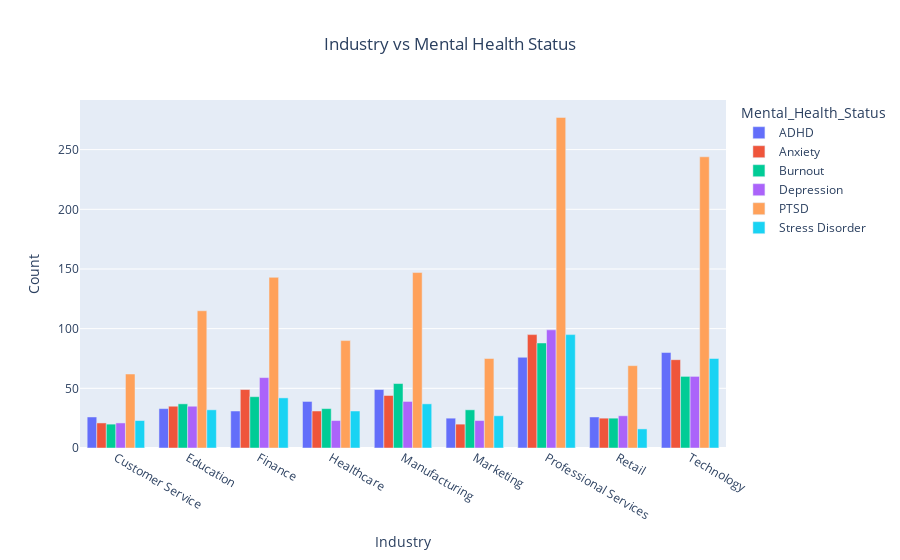

Notebook source saved alongside this figure:
### Code cell
#Industry vs Mental Health Status 
fig = px.bar(industry_mental_health,x='Industry',y='Count',color='Mental_Health_Status',barmode='group',
                title='Industry vs Mental Health Status'
            )
fig.update_layout(title_x=0.5)
fig.show()

### Figure 1 — Plotly figure (JSON) as saved in the notebook; plotly's stock layout.template omitted (floating-point values rounded to 4 significant figures)
{"data": [{"alignmentgroup": "True", "hovertemplate": "Mental_Health_Status=ADHD<br>Industry=%{x}<br>Count=%{y}<extra></extra>", "legendgroup": "ADHD", "marker": {"color": "#636efa", "pattern": {"shape": ""}}, "name": "ADHD", "offsetgroup": "ADHD", "orientation": "v", "showlegend": true, "textposition": "auto", "type": "bar", "x": ["Customer Service", "Education", "Finance", "Healthcare", "Manufacturing", "Marketing", "Professional Services", "Retail", "Technology"], "xaxis": "x", "y": [26, 33, 31, 39, 49, 25, 76, 26, 80], "yaxis": "y"}, {"alignmentgroup": "True", "hovertemplate": "Mental_Health_Status=Anxiety<br>Industry=%{x}<br>Count=%{y}<extra></extra>", "legendgroup": "Anxiety", "marker": {"color": "#EF553B", "pattern": {"shape": ""}}, "name": "Anxiety", "offsetgroup": "Anxiety", "orientation": "v", "showlegend": true, "textposition": "auto", "type": "bar", "x": ["Customer Service", "Education", "Finance", "Healthcare", "Manufacturing", "Marketing", "Professional Services", "Retail", "Technology"], "xaxis": "x", "y": [21, 35, 49, 31, 44, 20, 95, 25, 74], "yaxis": "y"}, {"alignmentgroup": "True", "hovertemplate": "Mental_Health_Status=Burnout<br>Industry=%{x}<br>Count=%{y}<extra></extra>", "legendgroup": "Burnout", "marker": {"color": "#00cc96", "pattern": {"shape": ""}}, "name": "Burnout", "offsetgroup": "Burnout", "orientation": "v", "showlegend": true, "textposition": "auto", "type": "bar", "x": ["Customer Service", "Education", "Finance", "Healthcare", "Manufacturing", "Marketing", "Professional Services", "Retail", "Technology"], "xaxis": "x", "y": [20, 37, 43, 33, 54, 32, 88, 25, 60], "yaxis": "y"}, {"alignmentgroup": "True", "hovertemplate": "Mental_Health_Status=Depression<br>Industry=%{x}<br>Count=%{y}<extra></extra>", "legendgroup": "Depression", "marker": {"color": "#ab63fa", "pattern": {"shape": ""}}, "name": "Depression", "offsetgroup": "Depression", "orientation": "v", "showlegend": true, "textposition": "auto", "type": "bar", "x": ["Customer Service", "Education", "Finance", "Healthcare", "Manufacturing", "Marketing", "Professional Services", "Retail", "Technology"], "xaxis": "x", "y": [21, 35, 59, 23, 39, 23, 99, 27, 60], "yaxis": "y"}, {"alignmentgroup": "True", "hovertemplate": "Mental_Health_Status=PTSD<br>Industry=%{x}<br>Count=%{y}<extra></extra>", "legendgroup": "PTSD", "marker": {"color": "#FFA15A", "pattern": {"shape": ""}}, "name": "PTSD", "offsetgroup": "PTSD", "orientation": "v", "showlegend": true, "textposition": "auto", "type": "bar", "x": ["Customer Service", "Education", "Finance", "Healthcare", "Manufacturing", "Marketing", "Professional Services", "Retail", "Technology"], "xaxis": "x", "y": [62, 115, 143, 90, 147, 75, 277, 69, 244], "yaxis": "y"}, {"alignmentgroup": "True", "hovertemplate": "Mental_Health_Status=Stress Disorder<br>Industry=%{x}<br>Count=%{y}<extra></extra>", "legendgroup": "Stress Disorder", "marker": {"color": "#19d3f3", "pattern": {"shape": ""}}, "name": "Stress Disorder", "offsetgroup": "Stress Disorder", "orientation": "v", "showlegend": true, "textposition": "auto", "type": "bar", "x": ["Customer Service", "Education", "Finance", "Healthcare", "Manufacturing", "Marketing", "Professional Services", "Retail", "Technology"], "xaxis": "x", "y": [23, 32, 42, 31, 37, 27, 95, 16, 75], "yaxis": "y"}], "layout": {"autosize": true, "barmode": "group", "legend": {"title": {"text": "Mental_Health_Status"}, "tracegroupgap": 0}, "title": {"text": "Industry vs Mental Health Status", "x": 0.5}, "xaxis": {"anchor": "y", "autorange": true, "domain": [0, 1], "range": [-0.5, 8.5], "title": {"text": "Industry"}, "type": "category"}, "yaxis": {"anchor": "x", "autorange": true, "domain": [0, 1], "range": [0, 291.6], "title": {"text": "Count"}, "type": "linear"}}}
